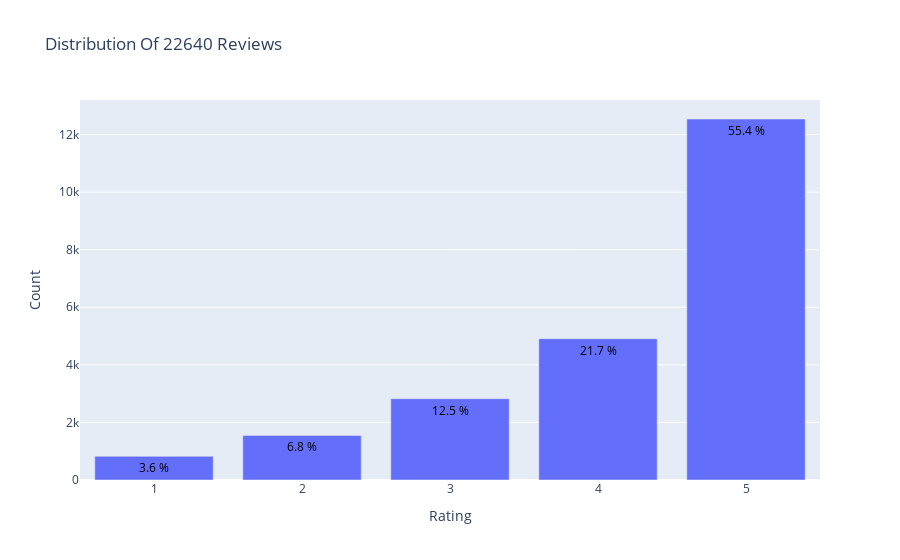

Notebook source saved alongside this figure:
### Code cell
init_notebook_mode(connected=True)

data = df['Rating'].value_counts().sort_index(ascending=False)
trace = go.Bar(x = data.index,
               text = ['{:.1f} %'.format(val) for val in (data.values / df.shape[0] * 100)],
               textposition = 'auto',
               textfont = dict(color = '#000000'),
               y = data.values,
               )
# Create layout
layout = dict(title = 'Distribution Of {} Reviews'.format(df.shape[0]),
              xaxis = dict(title = 'Rating'),
              yaxis = dict(title = 'Count'))
# Create plot
fig = go.Figure(data=[trace], layout=layout)
iplot(fig)

 # Do this first so we don't create a file if image conversion fails
img_data = to_image(fig,
        format='png',
        width=800,
        height=500,
        scale=5)

fig.write_image("./images/reviews_distribution.png", scale=5)

### Figure 1 — Plotly figure (JSON) as saved in the notebook; plotly's stock layout.template omitted (floating-point values rounded to 4 significant figures)
{"data": [{"text": ["55.4 %", "21.7 %", "12.5 %", "6.8 %", "3.6 %"], "textfont": {"color": "#000000"}, "textposition": "auto", "type": "bar", "x": [5, 4, 3, 2, 1], "y": [12539, 4908, 2823, 1549, 821]}], "layout": {"title": {"text": "Distribution Of 22640 Reviews"}, "xaxis": {"title": {"text": "Rating"}}, "yaxis": {"title": {"text": "Count"}}}}
